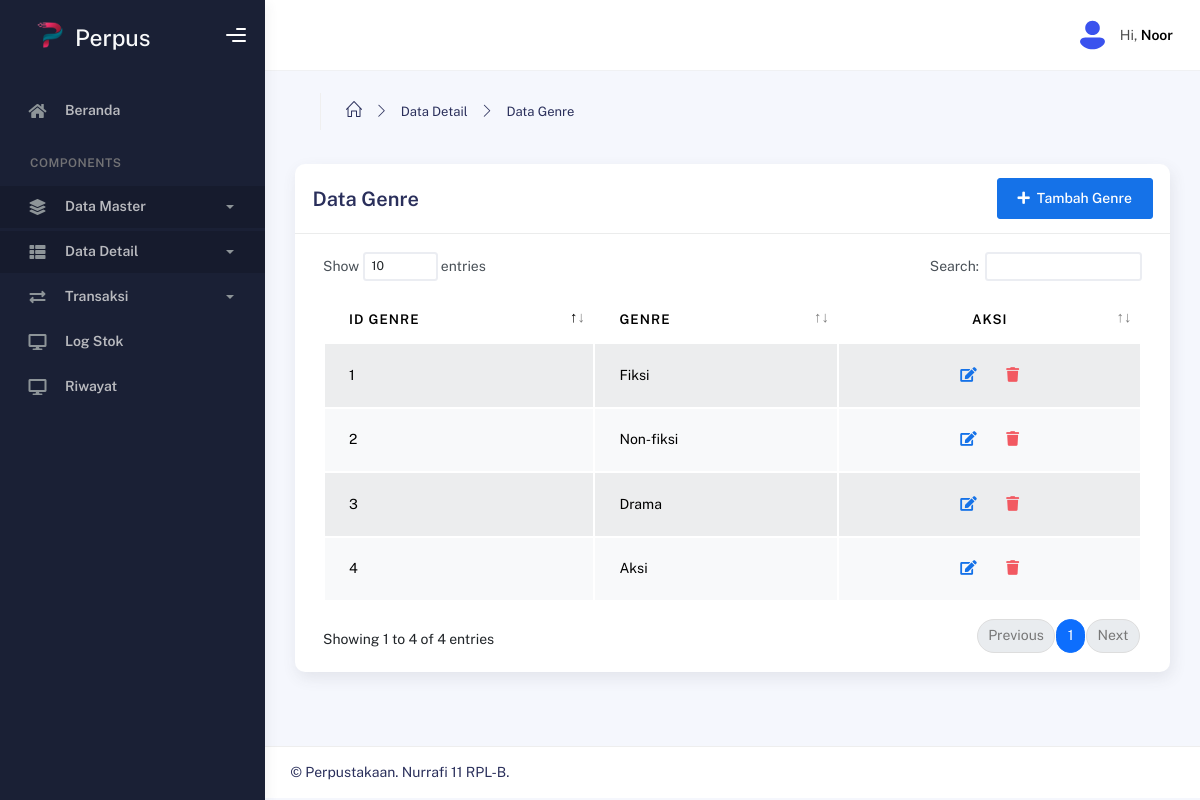
Page /Data_Details/Data_Genre.php (signed in) on the committed database.
### tables this page shows
CREATE TABLE `genre` (
  `Id_genre` int(11) NOT NULL,
  `genre` varchar(255) NOT NULL
);

### Data_Details/Data_Genre.php (the view, shortened to what this page needs)
<?php
include "header_datadetail.php";
?>
<div class="container">
  <div class="page-inner">
    <div class="page-header">
      <ul class="breadcrumbs mb-3">
        <li class="nav-home">
          <a href="../index.php">
            <i class="icon-home"></i>
          </a>
        </li>
        <li class="separator">
          <i class="icon-arrow-right"></i>
        </li>
        <li class="nav-item">
          <a href="">Data Detail</a>
        </li>
        <li class="separator">
          <i class="icon-arrow-right"></i>
        </li>
        <li class="nav-item">
          <a href="Data_Genre.php">Data Genre</a>
        </li>
      </ul>
    </div>
    <div class="row">
      <div class="col-md-12">
        <div class="card">
          <div class="card-header d-flex justify-content-between align-items-center">
            <h4 class="card-title">Data Genre</h4>
            <a class="btn btn-primary" href="Create_Genre.php"><i class="fas fa-plus me-2"></i>Tambah Genre</a>
          </div>
          <div class="card-body">
            <div class="table-responsive">
              <table id="basic-datatables" class="display table table-striped table-hover">
                <thead>
                  <tr>
                    <th>ID Genre</th>
                    <th>Genre</th>
                    <th class="justify-align-center text-center">Aksi</th>
                  </tr>
                </thead>
                <tbody class="table-light">
                  <?php
                  include "../koneksi.php";
                  $Genre = $koneksi->query("SELECT * FROM genre");
                  foreach ($Genre as $data):
                    ?>
                    <tr>
                      <td><?= htmlspecialchars($data['Id_genre']) ?></td>
                      <td><?= htmlspecialchars($data['genre']) ?></td>
                      <td class="text-center">
                        <button type="button" class="btn btn-link btn-primary btn-sm" data-bs-toggle="modal"
                          data-bs-target="#edit<?= $data['Id_genre'] ?>">
                          <i class="fa fa-edit fa-lg"></i>
                        </button>
                        <button type="button" class="btn btn-link btn-danger btn-sm" data-bs-toggle="modal"
                          data-bs-target="#hapus<?= $data['Id_genre'] ?>">
                          <i class="fa fa-trash fa-lg"></i>
                        </button>
                      </td>
                    </tr>
                  <?php endforeach ?>
                </tbody>
              </table>
            </div>
          </div>
        </div>
      </div>
    </div>
  </div>
</div>
<?php
include "footer_datadetail.php";
?>

### rows in the picture
genre: Id_genre "1", genre "Fiksi"
genre: Id_genre "2", genre "Non-fiksi"
genre: Id_genre "3", genre "Drama"
genre: Id_genre "4", genre "Aksi"

### other values in the picture
$_SESSION['Username'] "Noor"
